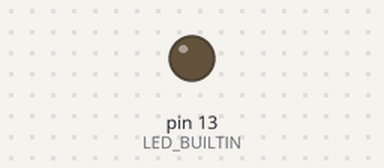
The sketch below on a simulated Arduino Uno, built with avr-gcc and run on an emulated ATmega328P. On the bench: output pins drawn as LEDs (lit = HIGH).

Above: at 0.7 s.
At 2.63 s:
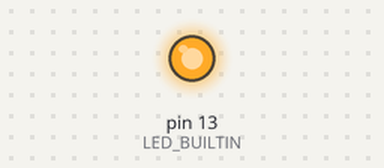
Timing chart, 0 to 3.0 s (numbered marks = the images above):
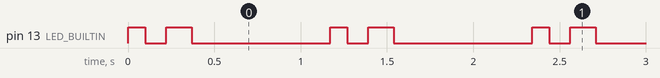

Measured:
- by itself, pin 13 (LED_BUILTIN): repeats every 1.2 s: LOW 0.12 s, HIGH 0.15 s, LOW 0.80 s, HIGH 0.10 s
- by itself, everything shown: repeats every 1.2 s, in 4 steps

The sketch:

01-heartbeat.ino
```cpp
void setup() {
  pinMode(LED_BUILTIN, OUTPUT);
}

void loop() {
  digitalWrite(LED_BUILTIN, HIGH);
  delay(100);
  digitalWrite(LED_BUILTIN, LOW);
  delay(120);

  digitalWrite(LED_BUILTIN, HIGH);
  delay(150);
  digitalWrite(LED_BUILTIN, LOW);

  delay(800);
}
```
